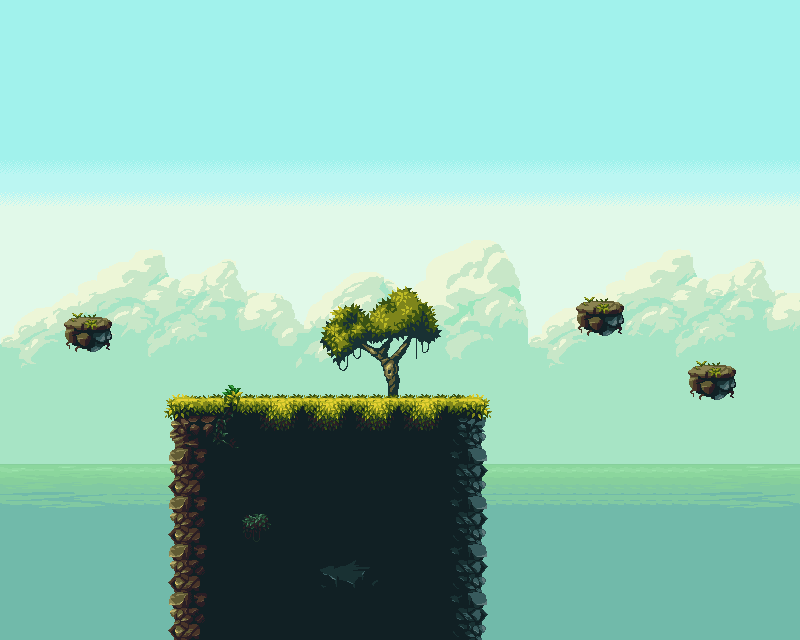

Tiled map render using the project's own tile images. Description and the map definition, with tile-layer contents summarised, below:
An orthogonal 50x40 tile map with 16x16 px tiles, 5 tile layers (ceu, agua, nuvem, plataforma, ...), 4 tilesets and 5 objects (4x wall, player).

<map version="1.2" tiledversion="1.2.5" orientation="orthogonal" renderorder="right-down" width="50" height="40" tilewidth="16" tileheight="16" infinite="0" nextlayerid="7" nextobjectid="7">
 <tileset firstgid="1" source="sea.tsx" />
 <tileset firstgid="43" source="clouds.tsx" />
 <tileset firstgid="519" source="sky.tsx" />
 <tileset firstgid="652" source="tileset.tsx" />
 <layer id="2" name="ceu" width="50" height="40" locked="1">
  <data>[2000 cells, 1150 non-empty, 133 distinct tile ids]</data>
 </layer>
 <layer id="1" name="agua" width="50" height="40" locked="1" opacity="0">
  <data>[2000 cells, 0 non-empty, 0 distinct tile ids]</data>
 </layer>
 <layer id="3" name="nuvem" width="50" height="40" locked="1">
  <data>[2000 cells, 1250 non-empty, 504 distinct tile ids]</data>
 </layer>
 <layer id="4" name="plataforma" width="50" height="40" locked="1">
  <data>[2000 cells, 336 non-empty, 78 distinct tile ids]</data>
 </layer>
 <layer id="5" name="outros" width="50" height="40" locked="1">
  <data>[2000 cells, 91 non-empty, 73 distinct tile ids]</data>
 </layer>
 <objectgroup id="6" name="obstaculos">
  <object id="1" name="wall" x="63.6667" y="317.667" width="48.3333" height="35" />
  <object id="2" name="wall" x="170" y="398" width="315.667" height="241.333" />
  <object id="3" name="wall" x="576.5" y="303" width="46" height="31" />
  <object id="4" name="wall" x="689.5" y="364" width="46" height="35.5" />
  <object id="6" name="player" x="256.5" y="365" width="32" height="32" />
 </objectgroup>
</map>
